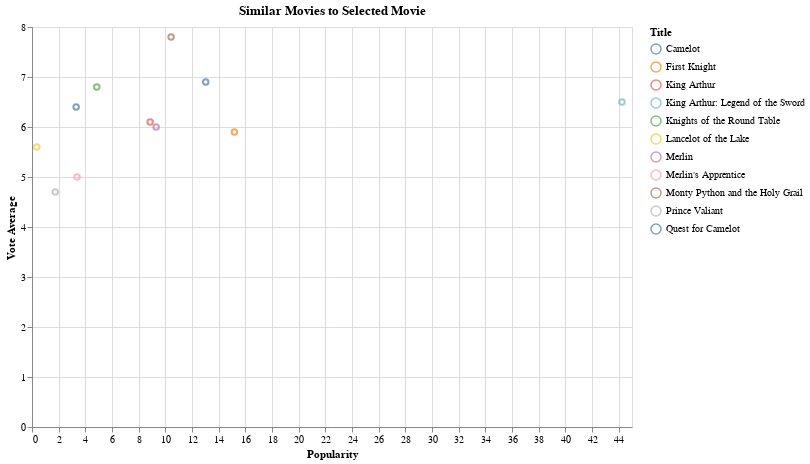

The cell this chart's notebook holds for it:
### Code cell
dropdown_symbol = alt.binding_select(options=list(similar_movies["query_title"].unique()), name=" ")
selection_symbol = alt.selection_point(fields=["query_title"], bind=dropdown_symbol, value=filtered_movies['title'].values[0])

# display the similar movies on a chart
alt.Chart(similar_movies).mark_point().encode(
    alt.X('popularity', title='Popularity'),
    alt.Y('vote_average', title='Vote Average'),
    alt.Color('title', title='Title'),
    tooltip=['title', 'overview']
).add_params(
    selection_symbol
).transform_filter(
    selection_symbol
).properties(
    title='Similar Movies to Selected Movie',
    width=600,
    height=400,
).interactive()

### Figure 1 — Vega-Lite specification as saved in the notebook (floating-point values rounded to 4 significant figures)
{"config": {"view": {"continuousWidth": 300, "continuousHeight": 300}}, "data": {"name": "data-d9ff5a2fad8224d9bf76df00e651b32a"}, "mark": {"type": "point"}, "encoding": {"color": {"field": "title", "title": "Title", "type": "nominal"}, "tooltip": [{"field": "title", "type": "nominal"}, {"field": "overview", "type": "nominal"}], "x": {"field": "popularity", "title": "Popularity", "type": "quantitative"}, "y": {"field": "vote_average", "title": "Vote Average", "type": "quantitative"}}, "height": 400, "params": [{"name": "param_3", "select": {"type": "point", "fields": ["query_title"]}, "bind": {"input": "select", "options": ["First Knight", "Don Juan DeMarco", "Pulp Fiction", "From Dusk Till Dawn", "Se7en"], "name": " "}, "value": "First Knight"}, {"name": "param_4", "select": {"type": "interval", "encodings": ["x", "y"]}, "bind": "scales"}], "title": "Similar Movies to Selected Movie", "transform": [{"filter": {"param": "param_3"}}], "width": 600, "$schema": "https://vega.github.io/schema/vega-lite/v5.17.0.json", "datasets": {"data-d9ff5a2fad8224d9bf76df00e651b32a": [{"id": 6520.0, "title": "First Knight", "overview": "The timeless tale of King Arthur and the legend of Camelot are retold in this passionate period drama. Arthur is reluctant to hand the crown to Lancelot, and Guinevere is torn between her loyalty to her husband and her growing love for his rival. But Lancelot must balance his loyalty to the throne with the rewards of true love.", "popularity": 15.18, "vote_average": 5.9, "query_title": "First Knight"}, {"id": 19960.0, "title": "Knights of the Round Table", "overview": "In Camelot, kingdom of Arthur and Merlin, Lancelot is well known for his courage and honor. But one day he must quit Camelot and the Queen Guinevere's love, leaving the Round Table without protection.", "popularity": 4.86, "vote_average": 6.8, "query_title": "First Knight"}, {"id": 55850.0, "title": "Lancelot of the Lake", "overview": "Having failed in their quest for the Holy Grail, the knights of the Round Table return to Camelot, their number reduced to a mere handful. Seeing a rift developing between Lancelot and Mordred, Arthur urges his knights to bury their differences and become friends. However, the king is unaware that Lancelot is having an affair with his queen, Guinevere. Lancelot is torn between his duty to his king and his love for the queen, whilst Mordred is determined to use his infidelity to destroy him.", "popularity": 0.36, "vote_average": 5.6, "query_title": "First Knight"}, {"id": 18980.0, "title": "Camelot", "overview": "King Arthur establishes the ideals and laws of Camelot but is tragically forced to enforce these laws against his own wife.", "popularity": 3.31, "vote_average": 6.4, "query_title": "First Knight"}, {"id": 7096.0, "title": "Merlin", "overview": "The legendary wizard tells his story of his war against Queen Mab of the Sidhe and his creation of Camelot.", "popularity": 9.31, "vote_average": 6.0, "query_title": "First Knight"}, {"id": 762.0, "title": "Monty Python and the Holy Grail", "overview": "King Arthur, accompanied by his squire, recruits his Knights of the Round Table, including Sir Bedevere the Wise, Sir Lancelot the Brave, Sir Robin the Not-Quite-So-Brave-As-Sir-Lancelot and Sir Galahad the Pure. On the way, Arthur battles the Black Knight who, despite having had all his limbs chopped off, insists he can still fight. They reach Camelot, but Arthur decides not  to enter, as \"it is a silly place\".", "popularity": 10.43, "vote_average": 7.8, "query_title": "First Knight"}, {"id": 6264.0, "title": "Prince Valiant", "overview": "An Arthurian legend of young Prince Valiant, son of the King of Scandia. After the King is exiled by an evil leader, the Prince travels to Camelot to secure the aid of King Arthur in helping restore his family to power and prevent a plot by the Black Knight.", "popularity": 1.74, "vote_average": 4.7, "query_title": "First Knight"}, {"id": 18200.0, "title": "Merlin's Apprentice", "overview": "The great sorcerer Merlin has returned to Camelot, a kingdom now vulnerable to ill fates and war since the theft of the Holy Grail, its greatest gift and protection. With the help of Jack, an irascible young beggar-thief imbued with his own unruly magic, the fight against unknown dangers begins-to find the Grail, restore it to its rightful place, and bring Camelot back to its glory days.", "popularity": 3.38, "vote_average": 5.0, "query_title": "First Knight"}, {"id": 9477.0, "title": "King Arthur", "overview": "The story of the Arthurian legend, based on the 'Sarmatian hypothesis' which contends that the legend has a historical nucleus in the Sarmatian heavy cavalry troops stationed in Britain, and that the Roman-British military commander, Lucius Artorius Castus is the historical person behind the legend.", "popularity": 8.86, "vote_average": 6.1, "query_title": "First Knight"}, {"id": 18940.0, "title": "Quest for Camelot", "overview": "During the times of King Arthur, Kayley is a brave girl who dreams of following her late father as a Knight of the Round Table. The evil Ruber wants to invade Camelot and take the throne of King Arthur, and Kayley has to stop him.", "popularity": 13.03, "vote_average": 6.9, "query_title": "First Knight"}, {"id": 274900.0, "title": "King Arthur: Legend of the Sword", "overview": "When the child Arthur’s father is murdered, Vortigern, Arthur’s uncle, seizes the crown. Robbed of his birthright and with no idea who he truly is, Arthur comes up the hard way in the back alleys of the city. But once he pulls the sword Excalibur from the stone, his life is turned upside down and he is forced to acknowledge his true legacy... whether he likes it or not.", "popularity": 44.25, "vote_average": 6.5, "query_title": "First Knight"}, {"id": 1909.0, "title": "Don Juan DeMarco", "overview": "John Arnold DeMarco is a man who believes he is Don Juan, the greatest lover in the world. Clad in a cape and mask, DeMarco undergoes psychiatric treatment with Dr. Jack Mickler to cure him of his apparent delusion. But the psychiatric sessions have an unexpected effect on the psychiatric staff and, most profoundly, Dr Mickler, who rekindles the romance in his complacent marriage.", "popularity": 7.44, "vote_average": 6.3, "query_title": "Don Juan DeMarco"}, {"id": 8677.0, "title": "The Bourne Identity", "overview": "An unconscious man is washed ashore on the beach of a small French village during a heavy storm. A retired doctor takes care of the unconscious stranger. When the mysterious man recovers, he can't remember a thing...he does not know his name, he does not know where his flashback memories come from, and he does not know why the access code for an anonymous Swiss bank account is implanted in his thigh. As he seeks his own identity, things quickly become dangerous. There are attempts to kill him, he is well known in first class hotels across Europe, and worst of all, there are strange similarities between his memories and reported actions of the notorious terrorist, Carlos the Jackal.", "popularity": 1.72, "vote_average": 6.1, "query_title": "Don Juan DeMarco"}, {"id": 174900.0, "title": "Carmen", "overview": "The tragic story of Don Jose, a Spanish cavalryman, who falls under the spell of a gypsy girl, Carmen, who treats him with both love and contempt and leads him into temptation and thus damnation.", "popularity": 0.26, "vote_average": 4.8, "query_title": "Don Juan DeMarco"}, {"id": 13680.0, "title": "Bottle Rocket", "overview": "Upon his release from a mental hospital following a nervous breakdown, the directionless Anthony joins his friend Dignan, who seems far less sane than the former. Dignan has hatched a hair-brained scheme for an as-yet-unspecified crime spree that somehow involves his former boss, the (supposedly) legendary Mr. Henry.", "popularity": 6.9, "vote_average": 6.8, "query_title": "Don Juan DeMarco"}, {"id": 339300.0, "title": "Red Passport", "overview": "Fabio Reyes, a former counterfeit artist who after serving 10 years of a 25 year sentence, wants nothing more than to rekindle his relationship with his long-lost daughter and live peacefully. But life isn't that fair and demons never die. As Fabio embarks on a roller-coaster ride of deception, lies, suspense and murder, nothing turns out to be as it seems.", "popularity": 0.0, "vote_average": 0.0, "query_title": "Don Juan DeMarco"}, {"id": 18910.0, "title": "The Ninth Configuration", "overview": "Col. Vincent Kane is a military psychiatrist who takes charge of an army mental hospital situated in a secluded castle. Among Kane's many eccentric patients is Capt. Billy Cutshaw, a troubled astronaut in the midst of an existential crisis. Although Kane's own grasp on sanity is questionable, he manages to engage Cutshaw in a series of thoughtful conversations about science and faith that deeply affect the lives of both men.", "popularity": 3.49, "vote_average": 7.1, "query_title": "Don Juan DeMarco"}, {"id": 107400.0, "title": "Last Images of the Shipwreck", "overview": "The director of the enigmatic, entirely memorable feature Man Facing Southeast confronts viewers with another exhuberantly metaphysical movie in Ultimas Imagenes del Naufragio. In the story, Roberto (Lorenzo Quinteras) is a man whose inner life has gone dead. He has no interest in his job (selling life insurance) or his family. About the only thing that interests him is his writing, but he currently has writer's block. When he sees a lovely young woman on the verge of throwing herself in front of a train, he can't help himself: he has to stop her. It turns out that the woman, Estela (Noemi Frenkel), is only slightly addled: she is a prostitute who uses this rather dramatic technique to pick up men. Interested in her as a character for his novel, he accompanies her home.", "popularity": 0.08, "vote_average": 7.5, "query_title": "Don Juan DeMarco"}, {"id": 18360.0, "title": "The Assignment", "overview": "Jack Shaw (DONALD SUTHERLAND) has experienced the terror first-hand. He's a top CIA agent who's tracked international killer-for-hire Carlos \"The Jackal\" Sanchez for over twenty years and barely survived Carlos' devastating bombing of a Parisian cafe. Now, he finally gets a break when he discovers Carlos' dead ringer: American naval officer and dedicated family man Annibal Ramirez (AIDAN QUINN).", "popularity": 4.23, "vote_average": 6.6, "query_title": "Don Juan DeMarco"}, {"id": 55130.0, "title": "The Professional", "overview": "Till recently a University professor, a bohemian writer, a member of Belgrade's intellectual circles and a passionate opponent of the Milosevic's regime meets the man, unknown to him, but who knows every tiny detail of his life. Man tells him a story and plot unfolds unimaginably.", "popularity": 0.65, "vote_average": 7.3, "query_title": "Don Juan DeMarco"}, {"id": 126400.0, "title": "Pride and Vengeance", "overview": "A Spanish army officer, Don Jose (Nero), stationed in Seville, meets and begins a relationship with a mysterious gypsy, Carmen (Aumont). After he discovers she has cheated on him with his Lieutenant, he kills the officer and flees the city with Carmen. He recovers from his wounds and is forced to begin the life of a bandit.", "popularity": 0.96, "vote_average": 6.3, "query_title": "Don Juan DeMarco"}, {"id": 42690.0, "title": "Diabolically Yours", "overview": "Alain Delon stars as Pierre, an amnesiac recovering from a car accident. He can't remember any details about the accident or about his past life as a wealthy businessman based in the orient. He is currently being nursed back to health on his palatial estate in the french countryside by his beautiful wife, Christiane (Senta Berger), the family doctor (Sergio Fantoni), and a manservant named Kim (Peter Mosbacher).Paranoia rapidly sets in as he begins to suspect Christiane is not really his wife and that he is the victim of a sinister plot.", "popularity": 0.46, "vote_average": 7.1, "query_title": "Don Juan DeMarco"}, {"id": 680.0, "title": "Pulp Fiction", "overview": "A burger-loving hit man, his philosophical partner, a drug-addled gangster's moll and a washed-up boxer converge in this sprawling, comedic crime caper. Their adventures unfurl in three stories that ingeniously trip back and forth in time.", "popularity": 140.9, "vote_average": 8.3, "query_title": "Pulp Fiction"}, {"id": 29920.0, "title": "Easy Money", "overview": "A three-tiered story centered around drugs and organized crime, and focused on a young man who becomes a runner for a coke dealer.", "popularity": 10.52, "vote_average": 6.5, "query_title": "Pulp Fiction"}, {"id": 43600.0, "title": "Ladies They Talk About", "overview": "A moll, imprisoned after participating in a bank robbery, helps with a breakout plot.", "popularity": 1.53, "vote_average": 5.8, "query_title": "Pulp Fiction"}, {"id": 50110.0, "title": "Tyson", "overview": "The story of Mike Tyson. From his early days as a 12 year old amateur with a powerful punch, to the undisputed title of \"Heavyweight Champion of the World\", and ultimately to his conviction for rape. The story of his turbulent life moves quickly, never focusing for long on anything in particular.", "popularity": 3.88, "vote_average": 5.0, "query_title": "Pulp Fiction"}, {"id": 42660.0, "title": "Blonde Crazy", "overview": "Adventures of a cocky con man and his glamorous accomplice.", "popularity": 0.33, "vote_average": 5.9, "query_title": "Pulp Fiction"}, {"id": 27940.0, "title": "Micmacs", "overview": "A man and his friends come up with an intricate and original plan to destroy two big weapons manufacturers.  Avid movie-watcher and video store clerk Bazil has had his life all but ruined by weapons of war. His father was killed by a landmine in Morocco and one fateful night a stray bullet from a nearby shootout embeds itself in his skull, leaving him on the verge of instantaneous death. Losing his job and his home, Bazil wanders the streets until he meets Slammer, a pardoned convict who introduces him to a band of eccentric junkyard dealers including Calculator, a math expert and statistician, Buster, a record-holder in human cannonball feats, Tiny Pete, an artistic craftsman of automatons, and Elastic Girl, a sassy contortionist. When chance reveals to Bazil the two weapons manufacturers responsible for building the instruments of his destruction, he constructs a complex scheme for revenge that his newfound family is all too happy to help set in motion.", "popularity": 5.28, "vote_average": 6.8, "query_title": "Pulp Fiction"}, {"id": 97480.0, "title": "The Confession", "overview": "A unique story of redemption and an exploration of good and evil featuring a hit man and a priest.", "popularity": 1.2, "vote_average": 6.7, "query_title": "Pulp Fiction"}, {"id": 33150.0, "title": "Who Is Cletis Tout?", "overview": "A comedy about a hitman who sees everything in terms of the movies and how mistaken identity is getting in the way of recovering a stash of diamonds that was stolen and subsequently hidden more than 20 years earlier.", "popularity": 6.8, "vote_average": 5.5, "query_title": "Pulp Fiction"}, {"id": 421900.0, "title": "Luck-Key", "overview": "A reverse comedy that tells the story of a perfectionist assassin who falls and hits his head in a sauna, giving him amnesia. When a down-and-out actor switches locker keys with him, they switch lives until the hit-man, who soon becomes an action hero on TV, starts to remember things.", "popularity": 2.17, "vote_average": 7.3, "query_title": "Pulp Fiction"}, {"id": 373500.0, "title": "Chuck", "overview": "A drama inspired by the life of heavyweight boxer Chuck Wepner.", "popularity": 7.13, "vote_average": 6.1, "query_title": "Pulp Fiction"}, {"id": 37630.0, "title": "The Criminal Life of Archibaldo de la Cruz", "overview": "A bizarre black comedy about a man whose overwhelming ambition in life is to be a renowned serial killer of women, and will stop at nothing to achieve it - but not everything goes according to plan...", "popularity": 1.05, "vote_average": 7.4, "query_title": "Pulp Fiction"}, {"id": 755.0, "title": "From Dusk Till Dawn", "overview": "Seth Gecko and his younger brother Richard are on the run after a bloody bank robbery in Texas. They escape across the border into Mexico and will be home-free the next morning, when they pay off the local kingpin. They just have to survive 'from dusk till dawn' at the rendezvous point, which turns out to be a Hell of a strip joint.", "popularity": 15.34, "vote_average": 6.9, "query_title": "From Dusk Till Dawn"}, {"id": 150000.0, "title": "Django's Cut Price Corpses", "overview": "The Cortez brothers rob a bank and flee beyond the Mexican border. On their trail are various people, each for a different reason: Sheriff Fulton is sent by the robbed bank to recuperate the money; Django, a head-hunter, is after them for the reward money; Pickwick is after a saddle stolen from him by the Cortez brothers; Pedro and Dolores, saloon owners, also would like to have the loot.", "popularity": 0.37, "vote_average": 5.0, "query_title": "From Dusk Till Dawn"}, {"id": 126200.0, "title": "Desolation Canyon", "overview": "Following a bank robbery, the responsible gang stops by the home of one of their members and kidnaps his son. The sheriff enlists the aid of a retired gunfighter, who is the boy's grandfather. On the gang's trail, they find there are two bounty hunters also after the gang for crimes in Mexico.", "popularity": 0.57, "vote_average": 6.0, "query_title": "From Dusk Till Dawn"}, {"id": 37620.0, "title": "Palookaville", "overview": "Jerry and his two pals, Russ and Syd, are just looking for some easy money to help them break out of their nowhere lives in their nowhere town. Despite a bungled jewelry store heist which exposes their incompetence as criminals, a fateful event (and an old black-and-white film) convinces them that they can pull off an armored-truck robbery. While they are busy plotting their caper, their dysfunctional families spin out of control, all around them.", "popularity": 1.67, "vote_average": 5.4, "query_title": "From Dusk Till Dawn"}, {"id": 90730.0, "title": "Hate for Hate", "overview": "After being captured during a bank robbery, a cowboy is sent to a prison located in a swamp, where he contracts malaria. He soon escapes and, with the help of a Mexican, sets out to track down his partner, who escaped from the bank robbery with all the money.", "popularity": 0.0, "vote_average": 0.0, "query_title": "From Dusk Till Dawn"}, {"id": 163500.0, "title": "Sunday in the Country", "overview": "Three vicious thugs are on the run in rural America after robbing a local bank. They seek refuge at the home of a reclusive farmer, but he is prepared for their arrival and holds them at gunpoint. Unable to let them simply wait for the law, he decides to take them into into his cellar and torture them a little before the police arrive.", "popularity": 0.0, "vote_average": 7.8, "query_title": "From Dusk Till Dawn"}, {"id": 15480.0, "title": "Love and a .45", "overview": "Small-time criminal Watty Watts attempts to rob a convenience store with his drug-addict buddy, Billy Mack Black. The robbery, however, leads to murder, and soon Watty leaves Billy behind and goes on the run with his beloved girlfriend, Starlene. Heading toward Mexico, the fugitive couple gets plenty of media coverage, until there are even more people on their trail. Can Watty and Starlene make it south of the border without getting caught?", "popularity": 3.41, "vote_average": 5.5, "query_title": "From Dusk Till Dawn"}, {"id": 146100.0, "title": "Django and Sartana Are Coming... It's the End", "overview": "A gang of vicious outlaws lead by the crazed Black Burt Keller abduct Jessica Colby and decide to flee to Mexico. Shrewd bounty hunter Django and saintly roving gunslinger Sartana join forces to rescue the poor lass from the gang's vile clutches.", "popularity": 0.21, "vote_average": 5.0, "query_title": "From Dusk Till Dawn"}, {"id": 41860.0, "title": "Bandolero!", "overview": "Posing as a hangman, Mace Bishop arrives in town with the intention of freeing a gang of outlaws, including his brother, from the gallows. Mace urges his younger brother to give up crime. The sheriff chases the brothers to Mexico. They join forces, however, against a group of Mexican bandits.", "popularity": 1.47, "vote_average": 6.2, "query_title": "From Dusk Till Dawn"}, {"id": 150700.0, "title": "His Name was King", "overview": "The Benson brothers, who are smuggling guns across the Mexican border, kill King's brother and rape his wife. King must stop their illegal activities, find who is behind them and gain revenge for his family.", "popularity": 0.43, "vote_average": 6.3, "query_title": "From Dusk Till Dawn"}, {"id": 222600.0, "title": "Matinée", "overview": "Jorge and Aarón, two young boys growing up in a quiet town often miss classes to go together to the cinema matinee. One day they are kidnapped by robbers while traveling in a truck. After the disintegration of the band, they begin to participate in the robberies until the adventure turns into something more sinister and dangerous.", "popularity": 0.65, "vote_average": 6.3, "query_title": "From Dusk Till Dawn"}, {"id": 807.0, "title": "Se7en", "overview": "Two homicide detectives are on a desperate hunt for a serial killer whose crimes are based on the \"seven deadly sins\" in this dark and haunting film that takes viewers from the tortured remains of one victim to the next. The seasoned Det. Sommerset researches each sin in an effort to get inside the killer's mind, while his novice partner, Mills, scoffs at his efforts to unravel the case.", "popularity": 18.46, "vote_average": 8.1, "query_title": "Se7en"}, {"id": 93780.0, "title": "Fate", "overview": "Serial killers have plagued the American landscape for decades, committing gruesome atrocities, and providing some tough cases for criminal investigators to crack. This thriller follows the travails of two detectives who are on the trail of a bizarre murderer intent on slaughtering his victims, then using them as real-life puppets in a tale that he is trying to tell. The plot holds a key to the whereabouts of the monstrous deviant, but the detectives have to unravel it quickly before more unsuspecting citizens become theater fodder for the unhinged madman.", "popularity": 0.01, "vote_average": 0.0, "query_title": "Se7en"}, {"id": 70010.0, "title": "The River Murders", "overview": "The sins of the past are not forgotten in this chilling suspense thriller. When the first body was discovered, it seemed a coincidence. But now homicide detective Jack Verdon has cause to worry: the victims of a series of brutal sex murders are all his former girlfriends. Suspected by the FBI agent who’s taken over the case and suspended by his captain, Jack must work outside the law if he’s to find the killer, save his future and protect what’s left of his past.", "popularity": 9.1, "vote_average": 5.1, "query_title": "Se7en"}, {"id": 42710.0, "title": "Road to Nowhere", "overview": "A passionate filmmaker creating a film based upon a true crime casts an unknown mysterious young woman bearing a disturbing resemblance to the femme fatale in the story. Unsuspectingly, he finds himself drawn into a complex web of haunting intrigue: he becomes obsessed with the woman, the crime, her possibly notorious past, and the disturbing complexity between art and truth. From the Smoky Mountains of North Carolina to Verona, Rome, and London, new truths are revealed and clues to other crimes and passions, darker and even more complex, are uncovered.", "popularity": 1.74, "vote_average": 5.0, "query_title": "Se7en"}, {"id": 171500.0, "title": "Big Bad Wolves", "overview": "A series of brutal murders puts the lives of three men on a collision course: The father of the latest victim now out for revenge, a vigilante police detective operating outside the boundaries of law, and the main suspect in the killings - a religious studies teacher arrested and released due to a police blunder.", "popularity": 4.55, "vote_average": 6.5, "query_title": "Se7en"}, {"id": 72900.0, "title": "The Seven Deadly Sins", "overview": "Seven directors each dramatize one of the seven deadly sins in a short film. In \"Anger,\" a domestic argument over a fly in the Sunday soup escalates into nuclear war. In \"Sloth,\" a movie ...", "popularity": 0.39, "vote_average": 6.0, "query_title": "Se7en"}, {"id": 105200.0, "title": "Clap, You're Dead", "overview": "A crew that is filming a horror movie is stalked by a mysterious killer who slays three of the beautiful young actresses. There is a main suspect (a crew member that got fired shortly before the first murder occurs, after he had an argument with the first victim), a police inspector that doesn't search for possible other suspects and a dose of sleazy sex", "popularity": 0.0, "vote_average": 0.0, "query_title": "Se7en"}, {"id": 56360.0, "title": "The Pyx", "overview": "A detective investigating the death of a heroin-addicted prostitute uncovers evidence pointing to the existence of a murderous devil cult.", "popularity": 0.03, "vote_average": 5.6, "query_title": "Se7en"}, {"id": 41440.0, "title": "Psychosis", "overview": "A serial killer unleashes his blood lust at a remote environmental-camp. Years later a horror novelist relocates to rural England and is plagued to the point of madness by horrific hauntings of a massacre.", "popularity": 0.96, "vote_average": 3.7, "query_title": "Se7en"}, {"id": 62840.0, "title": "Witchhammer", "overview": "A ruthless inquisitor spins the superstitions of local peasants into religious heresy, finding cause to accuse dozens of innocent men and women of witchcraft. The inquisitor targets nobles and merchants, whose property and goods are then confiscated. After suffering an array of medieval tortures, most of the accused confess–only to be burned alive at the stake as helpless villagers watch. With its bold and striking cinematography, the film captures scenes of both daring nudity and brutal torture", "popularity": 0.72, "vote_average": 7.3, "query_title": "Se7en"}, {"id": 60670.0, "title": "The Crimson Rivers", "overview": "Two French policemen, one investigating a grisly murder at a remote mountain college, the other working on the desecration of a young girl's grave by skinheads, are brought together by the clues from their respective cases. Soon after they start working together, more murders are committed, and the pair begin to discover just what dark secrets are behind the killings.", "popularity": 6.65, "vote_average": 6.8, "query_title": "Se7en"}]}}
